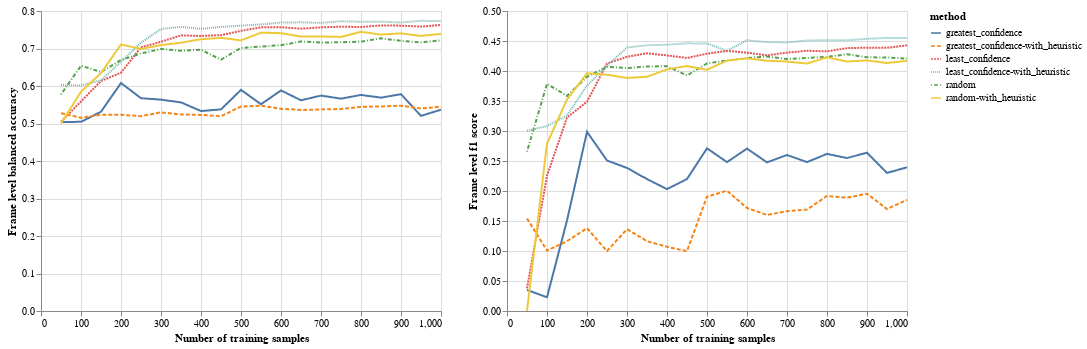

This figure's notebook cell:
### Code cell
frame_level_balanced_accuracy_plot = alt.Chart(df).mark_line().encode(
    x=alt.X('num_train', title='Number of training samples'),
    y=alt.Y('frame_level_balanced_accuracy', title='Frame level balanced accuracy'),
    color=alt.Color('method'),
    strokeDash=alt.StrokeDash('method')
)

frame_level_f1_plot = alt.Chart(df).mark_line().encode(
    x=alt.X('num_train', title='Number of training samples'),
    y=alt.Y('frame_level_f1', title='Frame level f1 score'),
    color=alt.Color('method'),
    strokeDash=alt.StrokeDash('method')
)

frame_level_balanced_accuracy_plot | frame_level_f1_plot
